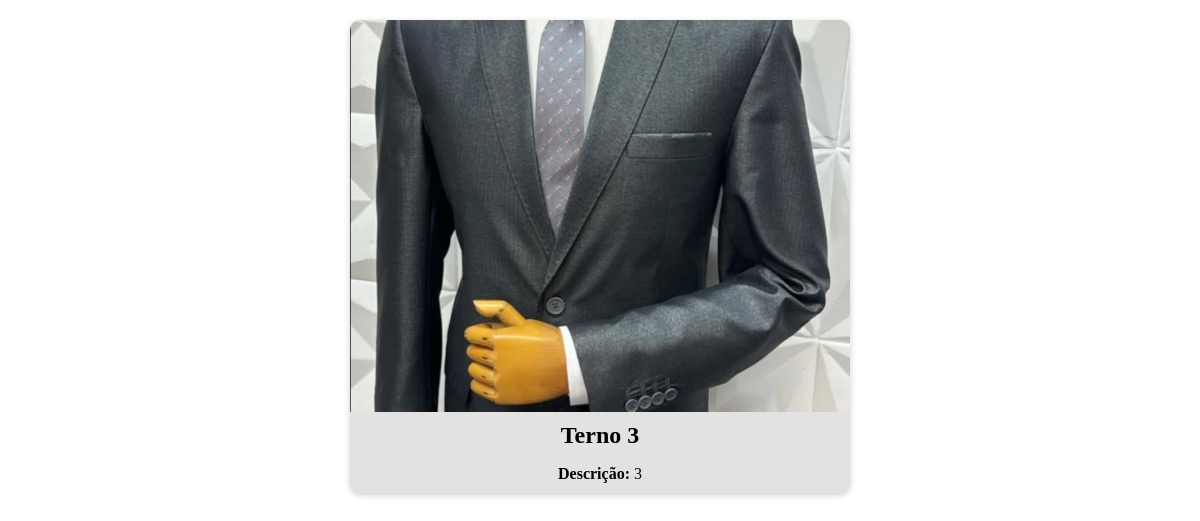
/terno/5/, run on the app's committed database.
### produtos/models.py (models this page shows)
class Terno (models.Model):
    titulo = models.CharField(max_length=50,verbose_name= 'Titulo')
    descricao= models.TextField(max_length=250,blank= True, null=True,verbose_name = 'Texto')
    tamanho= models.ManyToManyField(Tamanho,related_name='ternos')
    img = models.ImageField(upload_to='produtos/',verbose_name='Imagem 1')

### produtos/views.py (the view)
# urls.py: path('terno/<int:pk>/',TernoDetailview.as_view(), name='terno_detail'),
class TernoDetailview(DetailView):
    model=Terno
    template_name = 'teste.html'

### produtos/templates/teste.html (shortened to what this page needs)
{% block content %}
  <div class="car-card">
    {% if object.img %}
      <img src="{{ object.img.url }}" alt="{{ object.titulo }} - {{ object.descricao }} ">
    {% else %}
      <p class="no-photo">Foto não disponível</p>
    {% endif %}
    <h2>{{ object.titulo }}</h2>
    {% if object.descricao %}
      <p><strong>Descrição:</strong> {{ object.descricao }}</p>
    {% endif %}
  </div>
{% endblock %}

### produtos/templates/teste.html (style rules this page uses)
.car-card { background-color: #e3e1e1; box-shadow: 0 2px 6px rgba(0, 0, 0, 0.2); border-radius: 10px; overflow: hidden; text-align: center; transition: all 0.3s ease; max-width: 500px; margin: 20px auto 0; margin-bottom: 20px; }
.car-card img { width: 100%; height: 50%; object-fit: cover; }
.car-card h2 { font-size: 1.5rem; margin: 10px; }
.car-card p { font-size: 1rem; margin-bottom: 10px; }

### data on the page
Terno: img (picture), titulo "Terno 3", descricao "3"
